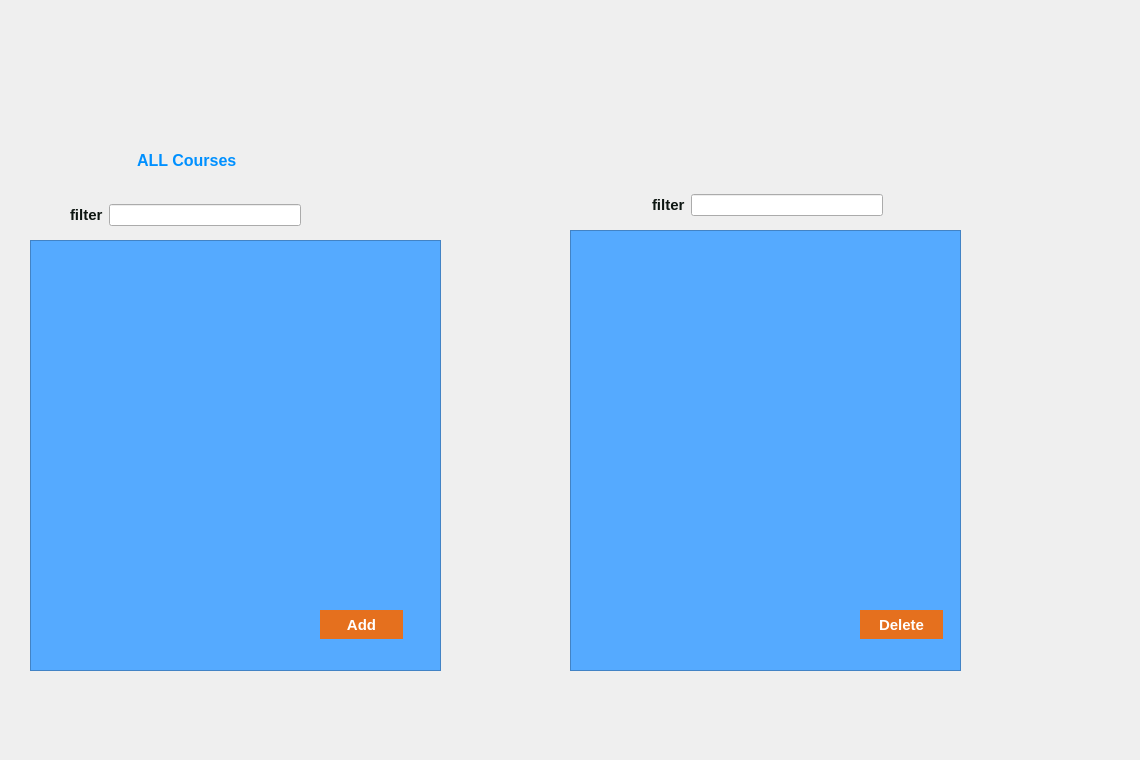
     <widget class="QWidget" name="Course">
      <widget class="QLabel" name="windowNew_4">
       <property name="geometry">
        <rect>
         <x>-14</x>
         <y>-25</y>
         <width>1131</width>
         <height>751</height>
        </rect>
       </property>
       <property name="styleSheet">
        <string notr="true">background-image: url(:/assists/All_Materials/frame4.png);</string>
       </property>
       <property name="text">
        <string/>
       </property>
      </widget>
      <widget class="QLabel" name="label_6">
       <property name="geometry">
        <rect>
         <x>40</x>
         <y>50</y>
         <width>191</width>
         <height>41</height>
        </rect>
       </property>
       <property name="text">
        <string/>
       </property>
       <property name="pixmap">
        <pixmap resource="Materials.qrc">:/assists/All_Materials/Course.png</pixmap>
       </property>
      </widget>
      <widget class="QLabel" name="windowNew_4">
       <property name="geometry">
        <rect>
         <x>-14</x>
         <y>-25</y>
         <width>1131</width>
         <height>751</height>
        </rect>
       </property>
       <property name="styleSheet">
        <string notr="true">background-image: url(:/assists/All_Materials/frame4.png);</string>
       </property>
       <property name="text">
        <string/>
       </property>
      </widget>
      <widget class="QLabel" name="label_6">
       <property name="geometry">
        <rect>
         <x>40</x>
         <y>50</y>
         <width>191</width>
         <height>41</height>
        </rect>
       </property>
       <property name="styleSheet">
        <string notr="true"/>
       </property>
       <property name="text">
        <string/>
       </property>
       <property name="pixmap">
        <pixmap resource="Materials.qrc">:/assists/All_Materials/Course.png</pixmap>
       </property>
      </widget>
      <widget class="QListWidget" name="ALL_courses_list">
       <property name="geometry">
        <rect>
         <x>30</x>
         <y>240</y>
         <width>411</width>
         <height>431</height>
        </rect>
       </property>
       <property name="styleSheet">
        <string notr="true">background-color: rgb(85, 170, 255);</string>
       </property>
      </widget>
      <widget class="QPushButton" name="add_button">
       <property name="geometry">
        <rect>
         <x>320</x>
         <y>610</y>
         <width>83</width>
         <height>29</height>
        </rect>
       </property>
       <property name="font">
        <font>
         <pointsize>11</pointsize>
         <bold>true</bold>
        </font>
       </property>
       <property name="styleSheet">
        <string notr="true">background-image: url(:/assists/All_Materials/Rectangle 1380.png);
      color: rgb(255, 255, 255);
      background-color: rgb(229, 112, 30);
      border-radius:50%;
      border: none;</string>
       </property>
       <property name="text">
        <string>Add</string>
       </property>
      </widget>
      <widget class="QLabel" name="label_4">
       <property name="geometry">
        <rect>
         <x>120</x>
         <y>150</y>
         <width>161</width>
         <height>20</height>
        </rect>
       </property>
       <property name="font">
        <font>
         <pointsize>12</pointsize>
         <bold>true</bold>
        </font>
       </property>
       <property name="styleSheet">
        <string notr="true">color: rgb(0, 144, 255);</string>
       </property>
       <property name="text">
        <string>    ALL Courses</string>
       </property>
      </widget>
      <widget class="QListWidget" name="Registerd_courses">
       <property name="geometry">
        <rect>
         <x>570</x>
         <y>230</y>
         <width>391</width>
         <height>441</height>
        </rect>
       </property>
       <property name="styleSheet">
        <string notr="true">background-color: rgb(85, 170, 255);</string>
       </property>
      </widget>
      <widget class="QPushButton" name="delete_button">
       <property name="geometry">
        <rect>
         <x>860</x>
         <y>610</y>
         <width>83</width>
         <height>29</height>
        </rect>
       </property>
       <property name="font">
        <font>
         <pointsize>11</pointsize>
         <bold>true</bold>
        </font>
       </property>
       <property name="styleSheet">
        <string notr="true">background-image: url(:/assists/All_Materials/Rectangle 1380.png);
      color: rgb(255, 255, 255);
      background-color: rgb(229, 112, 30);
      border-radius:50%;
      border: none;</string>
       </property>
       <property name="text">
        <string>Delete</string>
       </property>
      </widget>
      <widget class="QWidget" name="layoutWidget">
       <property name="geometry">
        <rect>
         <x>70</x>
         <y>200</y>
         <width>231</width>
         <height>30</height>
        </rect>
       </property>
       <layout class="QHBoxLayout" name="horizontalLayout">
        <item>
         <widget class="QLabel" name="label_5">
          <property name="font">
           <font>
            <pointsize>11</pointsize>
            <bold>true</bold>
           </font>
          </property>
          <property name="styleSheet">
           <string notr="true">color: rgb(14, 22, 18);</string>
          </property>
          <property name="text">
           <string>filter</string>
          </property>
         </widget>
        </item>
        <item>
         <widget class="QLineEdit" name="text_filter"/>
        </item>
       </layout>
      </widget>
      <widget class="QWidget" name="layoutWidget">
       <property name="geometry">
        <rect>
         <x>652</x>
         <y>190</y>
         <width>231</width>
         <height>30</height>
        </rect>
       </property>
       <layout class="QHBoxLayout" name="horizontalLayout_2">
        <item>
         <widget class="QLabel" name="label_8">
          <property name="font">
           <font>
            <pointsize>11</pointsize>
            <bold>true</bold>
           </font>
          </property>
          <property name="styleSheet">
           <string notr="true">color: rgb(14, 22, 18);</string>
          </property>
          <property name="text">
           <string>filter</string>
          </property>
         </widget>
        </item>
        <item>
         <widget class="QLineEdit" name="text_filter_2"/>
        </item>
       </layout>
      </widget>
     </widget>
